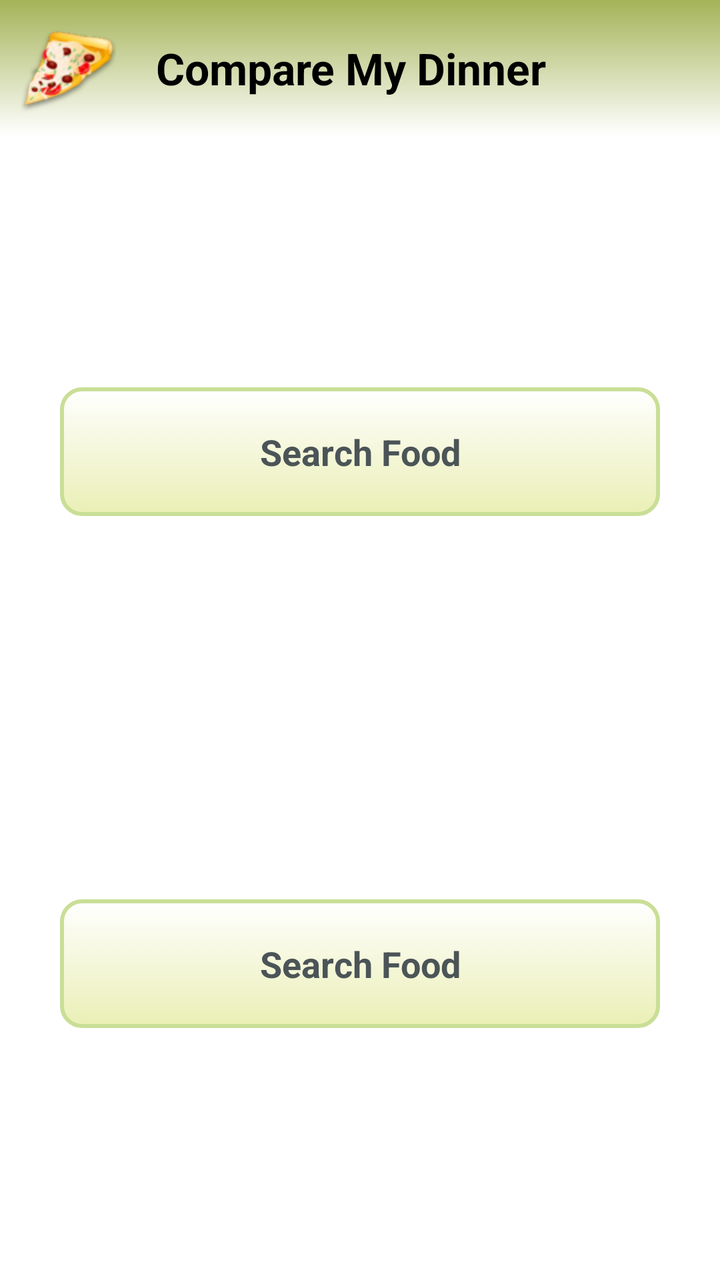
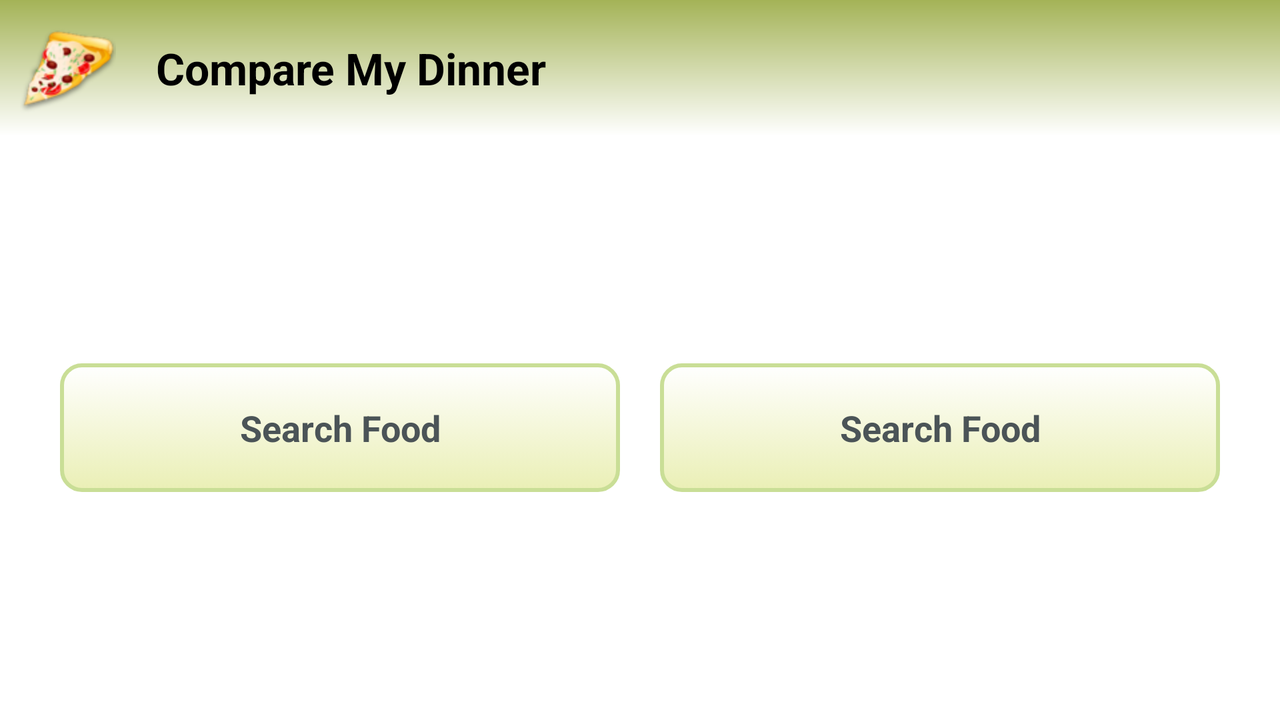

First picture: res/layout/ on a phone held upright. Second picture: the repository's own variant of that layout, on a device whose configuration matches the variant's folder. Source for both follows.
<!-- AndroidManifest.xml: application theme android:Theme.Light.NoTitleBar -->
<!-- res/layout/main.xml -->
<?xml version="1.0" encoding="utf-8"?>
<LinearLayout xmlns:android="http://schemas.android.com/apk/res/android"
    android:layout_width="fill_parent"
    android:layout_height="fill_parent"
    android:orientation="vertical" >

    <LinearLayout style="@style/header" >

        <ImageView
            android:id="@+id/imageView1"
            style="@style/header_logo" />

        <TextView
            android:id="@+id/textView1"
            style="@style/header_name" >
        </TextView>
    </LinearLayout>

    <TableLayout
        android:id="@+id/tableLayout1"
        android:layout_width="fill_parent"
        android:layout_height="fill_parent"
        android:layout_margin="@dimen/tbl_padding" >

        <TableRow
            android:id="@+id/foodSearchRowOne"
            android:layout_width="match_parent"
            android:layout_height="match_parent"
            android:layout_gravity="center"
            android:layout_weight="1"
            android:baselineAligned="false" >

            <Button
                android:id="@+id/button1"
                style="@style/search_button"
                android:text="@string/search_food" />
        </TableRow>

        <TableRow
            android:id="@+id/foodSearchRowTwo"
            android:layout_width="wrap_content"
            android:layout_height="fill_parent"
            android:layout_weight="1" >

            <Button
                android:id="@+id/button2"
                style="@style/search_button"
                android:text="@string/search_food" />
        </TableRow>

        <TableRow
            android:id="@+id/foodCompareRow"
            android:layout_width="match_parent"
            android:layout_height="wrap_content"
            android:layout_gravity="center"
            android:visibility="gone" >

            <Button
                android:id="@+id/compareBtn"
                style="@style/compare_button"
                android:text="@string/compare" />
        </TableRow>
    </TableLayout>

</LinearLayout>
<!-- resources referenced by this layout -->
<resources>
  <dimen name="tbl_padding">30sp</dimen>
  <string name="compare">Compare!</string>
  <string name="search_food">Search Food</string>
  <style name="compare_button" parent="search_button">
          <item name="android:textColor">@color/white</item>
          <item name="android:background">@drawable/compare_button</item>
      </style>
  <style name="header">
          <item name="android:layout_width">fill_parent</item>
          <item name="android:layout_height">wrap_content</item>
          <item name="android:layout_gravity">center_vertical</item>
          <item name="android:background">@drawable/header_bg</item>
          <item name="android:orientation">horizontal</item>
      </style>
  <style name="header_logo">
          <item name="android:layout_width">wrap_content</item>
          <item name="android:layout_height">wrap_content</item>
          <item name="android:layout_margin">@dimen/lbl_padding</item>
          <item name="android:contentDescription">@string/app_name</item>
          <item name="android:src">@drawable/logo</item>
      </style>
  <style name="header_name">
          <item name="android:layout_width">match_parent</item>
          <item name="android:layout_height">wrap_content</item>
          <item name="android:layout_gravity">center_vertical</item>
          <item name="android:layout_margin">@dimen/lbl_padding</item>
          <item name="android:text">@string/app_name</item>
          <item name="android:textAppearance">?android:attr/textAppearanceLarge</item>
          <item name="android:textStyle">bold</item>
      </style>
  <style name="search_button">
          <item name="android:layout_width">0dp</item>
          <item name="android:layout_height">wrap_content</item>
          <item name="android:layout_gravity">center_vertical</item>
          <item name="android:layout_weight">1</item>
          <item name="android:textAppearance">?android:attr/textAppearanceMedium</item>
          <item name="android:textStyle">bold</item>
          <item name="android:textColor">@color/button</item>
          <item name="android:background">@drawable/search_button</item>
      </style>
  <color name="white">#ffffffff</color>
  <!-- drawable header_bg (drawable) -->
  <?xml version="1.0" encoding="utf-8"?>
  <shape xmlns:android="http://schemas.android.com/apk/res/android" >
  
      <gradient
          android:angle="270"
          android:endColor="@color/white"
          android:startColor="@color/olive" />
  
      <corners android:radius="0dp" />
  
  </shape>
  <dimen name="lbl_padding">10sp</dimen>
  <string name="app_name">Compare My Dinner</string>
  <color name="button">#4B5457</color>
  <color name="red">#ffff0000</color>
  <color name="olive">#a4b357</color>
  <color name="wax">#eaefb5</color>
  <color name="green_3">#c9de96</color>
  <color name="gray">#ff606060</color>
</resources>
<!-- res/layout-land/main.xml (the repository's variant of the layout above) -->
<!-- drawn on the phone turned sideways -->
<?xml version="1.0" encoding="utf-8"?>
<LinearLayout xmlns:android="http://schemas.android.com/apk/res/android"
    android:layout_width="fill_parent"
    android:layout_height="fill_parent"
    android:orientation="vertical" >

    <LinearLayout style="@style/header" >

        <ImageView
            android:id="@+id/imageView1"
            style="@style/header_logo" />

        <TextView
            android:id="@+id/textView1"
            style="@style/header_name" >
        </TextView>
    </LinearLayout>

    <TableLayout
        android:id="@+id/tableLayout1"
        android:layout_width="fill_parent"
        android:layout_height="fill_parent"
        android:layout_margin="@dimen/tbl_padding" >

        <TableRow
            android:id="@+id/foodSearchRowOne"
            android:layout_width="match_parent"
            android:layout_height="match_parent"
            android:layout_gravity="center"
            android:layout_weight="1"
            android:baselineAligned="false" >

            <Button
                android:id="@+id/button1"
                style="@style/search_button"
                android:layout_marginRight="10sp"
                android:text="@string/search_food" />

            <Button
                android:id="@+id/button2"
                style="@style/search_button"
                android:layout_marginLeft="10sp"
                android:text="@string/search_food" />
        </TableRow>

        <TableRow
            android:id="@+id/foodCompareRow"
            android:layout_width="match_parent"
            android:layout_height="wrap_content"
            android:layout_gravity="center"
            android:visibility="gone" >

            <Button
                android:id="@+id/compareBtn"
                style="@style/compare_button"
                android:text="@string/compare" />
        </TableRow>
    </TableLayout>

</LinearLayout>
